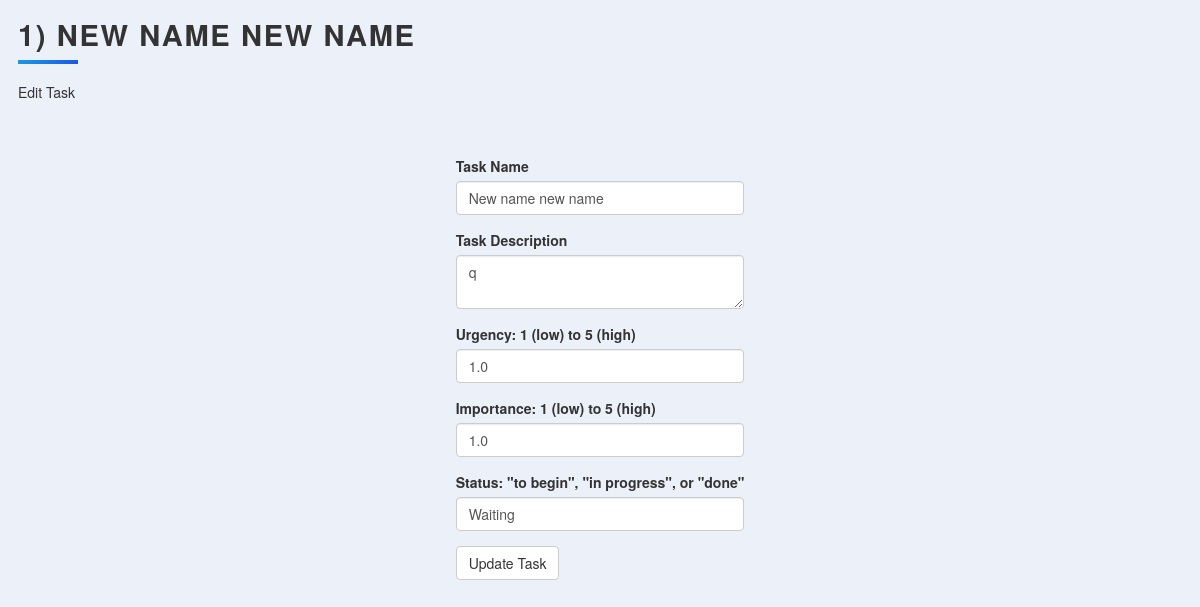
The page /edit?id=1 on the database as committed earlier.
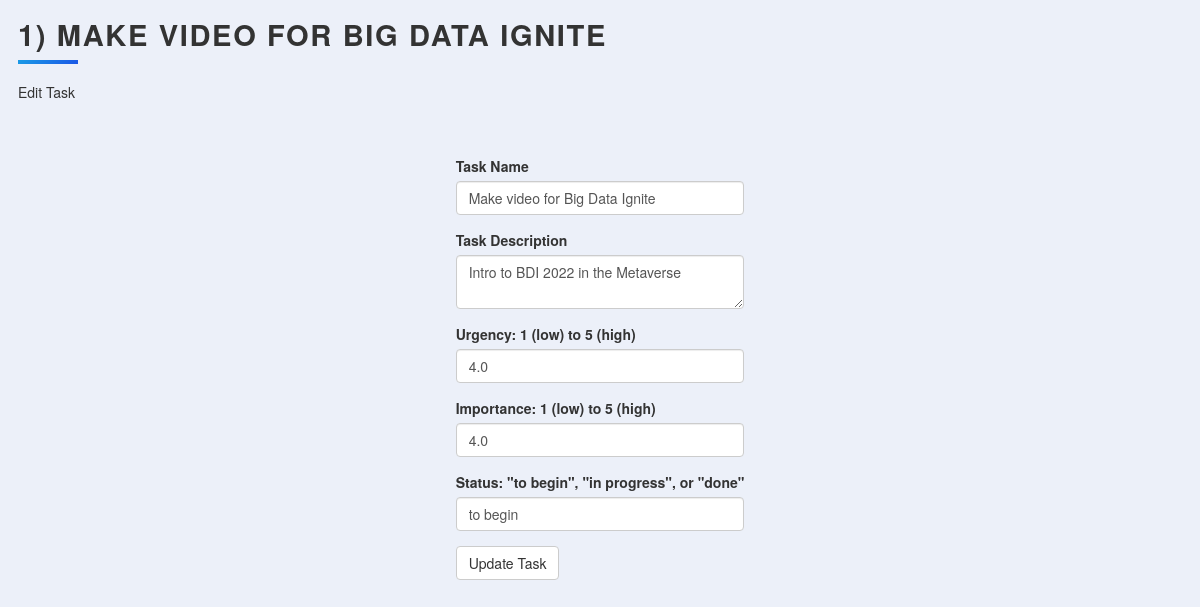
The same page on the database as committed later.
### main.py (models this page shows, shortened)
class Task(db.Model):
    id = db.Column(db.Integer, primary_key=True)
    title = db.Column(db.String(250), nullable=False)
    description = db.Column(db.String(500), nullable=True)
    urgency = db.Column(db.Float, nullable=True)
    importance = db.Column(db.Float, nullable=True)
    status = db.Column(db.String(250), nullable=True)

### main.py (the view, shortened to what this page needs)
@app.route("/edit", methods=["GET", "POST"])
def edit_task():
    task_id = request.args.get("id")
    task = Task.query.get(task_id)
    edit_form = EditTaskForm(
        title=task.title,
        description=task.description,
        urgency=task.urgency,
        importance=task.importance,
        status=task.status
    )
    return render_template("edit.html", task=task, form=edit_form)

### main.py
class EditTaskForm(FlaskForm):
    title = StringField("Task Name", validators=[DataRequired()])
    description = TextAreaField("Task Description", validators=[DataRequired()])
    urgency = StringField("Urgency: 1 (low) to 5 (high)", validators=[DataRequired()])
    importance = StringField("Importance: 1 (low) to 5 (high)", validators=[DataRequired()])
    status = StringField('Status: "to begin", "in progress", or "done"', validators=[DataRequired()])
    submit = SubmitField("Update Task")

### templates/edit.html (shortened to what this page needs)
{% extends 'bootstrap/base.html' %}
{% import "bootstrap/wtf.html" as wtf %}
{% block styles %}
  {{ super() }}
  <link rel="stylesheet" href="{{ url_for('static', filename='css/styles.css') }}">
{% endblock %}
{% block content %}
<div class="content">
  <h1 class="heading">{{ task.id }}) {{ task.title }}</h1>
    <p class="description">Edit Task</p>
      {{ wtf.quick_form(form, novalidate=True) }}
  </div>
{% endblock %}

Rows that differ between the two databases and show on the page:
changed Task id 1: title "NEW NAME NEW NAME" → "MAKE VIDEO FOR BIG DATA IGNITE"; title "New name new name" → "Make video for Big Data Ignite"; description "q" → "Intro to BDI 2022 in the Metaverse"; urgency "1.0" → "4.0"; importance "1.0" → "4.0"; status "Waiting" → "to begin"
